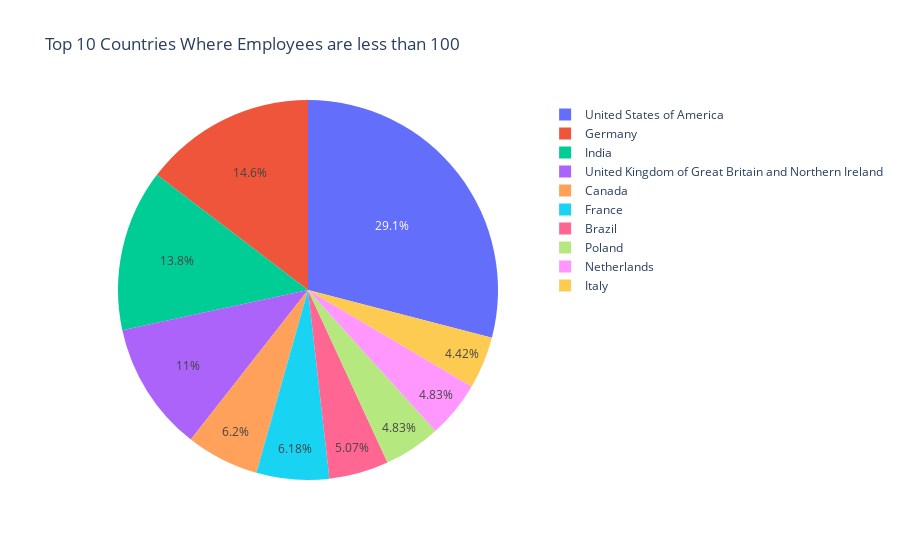

The notebook cell saved with this chart:
### Code cell
org_size_country_count(df,"OrgSize",size_value="20 to 99 employees")

### Figure 1 — Plotly figure (JSON) as saved in the notebook; plotly's stock layout.template omitted (floating-point values rounded to 4 significant figures)
{"data": [{"domain": {"x": [0, 1], "y": [0, 1]}, "hovertemplate": "Country=%{label}<br>Count=%{value}<extra></extra>", "labels": ["United States of America", "Germany", "India", "United Kingdom of Great Britain and Northern Ireland", "Canada", "France", "Brazil", "Poland", "Netherlands", "Italy"], "legendgroup": "", "name": "", "showlegend": true, "type": "pie", "values": [1655, 834, 784, 628, 353, 352, 289, 275, 275, 252]}], "layout": {"legend": {"tracegroupgap": 0}, "title": {"text": "Top 10 Countries Where Employees are less than 100"}}}
